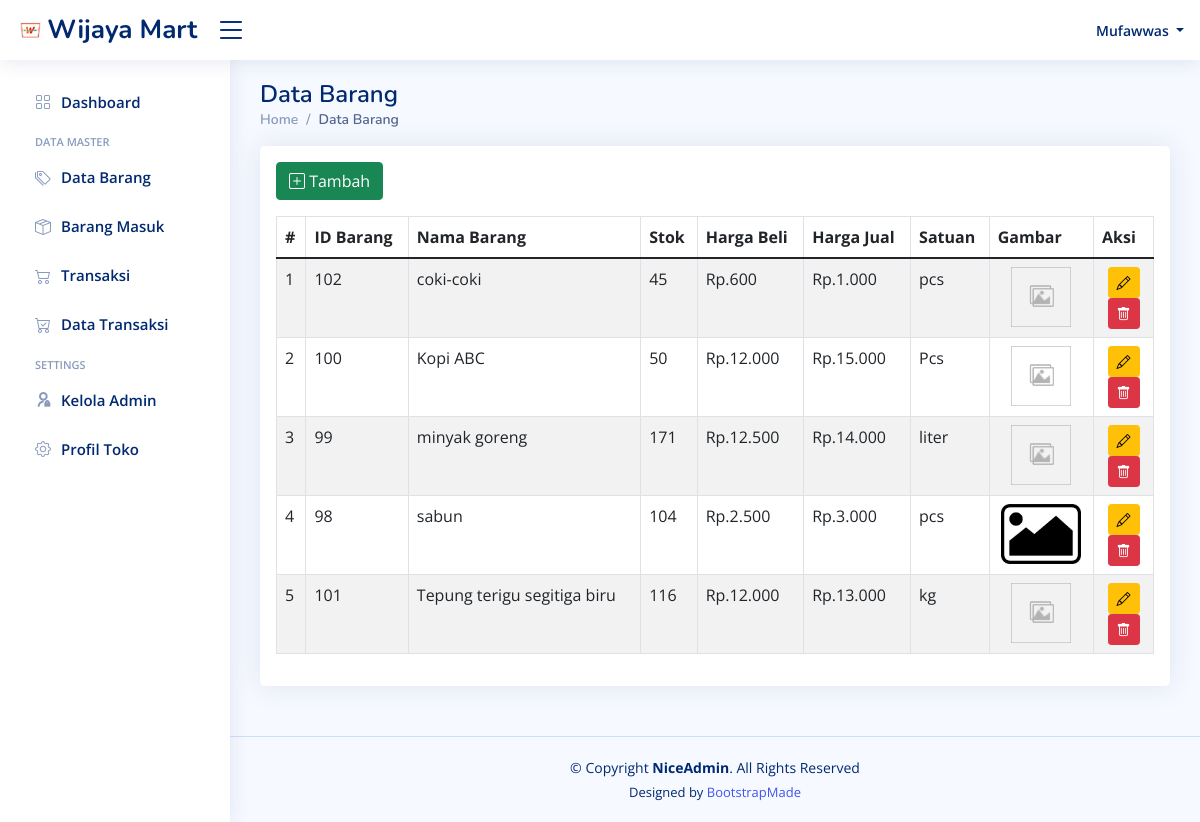
The page /admin/index.php?page=data_barang (signed in) on the database its author committed.
### tables this page shows
CREATE TABLE `profil_toko` (
  `id_profil` int(2) NOT NULL,
  `nama_toko` varchar(50) NOT NULL,
  `alamat` varchar(50) NOT NULL,
  `nama_pemilik` varchar(100) NOT NULL,
  `no_hp` varchar(15) NOT NULL,
  `email` varchar(50) NOT NULL,
  `facebook` varchar(50) NOT NULL,
  `instagram` varchar(50) NOT NULL,
  `logo` varchar(100) NOT NULL
);

CREATE TABLE `tb_barang` (
  `id_barang` int(11) NOT NULL,
  `nama_barang` varchar(50) NOT NULL,
  `stok` int(11) NOT NULL,
  `harga_beli` int(11) NOT NULL,
  `harga_jual` int(11) NOT NULL,
  `satuan` varchar(15) NOT NULL,
  `gambar` varchar(500) NOT NULL
);

### admin/data_barang/data_barang.php (the view, shortened to what this page needs)
<?php
include('config.php');
?>
<main id="main" class="main">
  <div class="pagetitle">
    <h1>Data Barang</h1>
    <nav>
      <ol class="breadcrumb">
        <li class="breadcrumb-item"><a href="index.php">Home</a></li>
        <li class="breadcrumb-item active">Data Barang</li>
      </ol>
    </nav>
  </div>
  <section class="section dashboard">
    <div class="row">
      <div class="col-lg-12">
        <div class="card">
          <div class="card-body">
            <a href="index.php?page=tambah_barang"><button type="submit" name="btntambah" class="btn btn-success" data-bs-toggle="modal" data-bs-target="#basicModal"><span class="bi bi-plus-square">
                  Tambah</span></button></a>
            <div style="position: relative; overflow:auto;">
              <table class="table datatable table-striped table-bordered">
                <thead>
                  <tr>
                    <th scope="col">#</th>
                    <th scope="col">ID Barang</th>
                    <th scope="col">Nama Barang</th>
                    <th scope="col">Stok</th>
                    <th scope="col">Harga Beli</th>
                    <th scope="col">Harga Jual</th>
                    <th scope="col">Satuan</th>
                    <th scope="col">Gambar</th>
                    <th scope="col" style="width: 60px;">Aksi</th>
                  </tr>
                </thead>
                <tbody>
                  <?php
                  $sql = mysqli_query($koneksi, "SELECT * FROM tb_barang ORDER BY nama_barang ASC") or die(mysqli_error($koneksi));
                  if (mysqli_num_rows($sql) > 0) {
                    $no = 1;
                    while ($data = mysqli_fetch_assoc($sql)) :
                      $id_barang = $data['id_barang'];
                      $hbeli = $data['harga_beli'];
                      $hjual = $data['harga_jual'];
                      $harga_beli = number_format($hbeli, 0, ',', '.');
                      $harga_jual = number_format($hjual, 0, ',', '.');
                  ?>
                      <tr style="max-height: 80px">
                        <td>
                          <?php echo ($no); ?>
                        </td>
                        <td>
                          <?php echo ($id_barang); ?>
                        </td>
                        <td>
                          <?php echo $data['nama_barang']; ?>
                        </td>
                        <td>
                          <?php echo $data['stok'] ?>
                        </td>
                        <td>
                          <?php echo "Rp.$harga_beli"; ?>
                        </td>
                        <td>
                          <?php echo "Rp.$harga_jual"; ?>
                        </td>
                        <td>
                          <?php echo $data['satuan']; ?>
                        </td>
                        <td>
                          <center>
                            <?php if ($data['gambar'] == '') {
                              echo '<img src="gambar/pic.png" alt="' . $data['nama_barang'] . '" style="max-height: 60px;"> </td> ';
                            } else {
                              echo '<img src="gambar/' . $data['gambar'] . '" alt="' . $data['nama_barang'] . '" style="max-height: 60px;"></center> </td>
                  ';
                            }
                            ?>
                        <?php
                        echo '
                <td class="text-center">
                <div>
                <a href="index.php?page=edit_barang&id_barang=' . $data['id_barang'] . '" > <button name="btnedit" class="btn btn-warning btn-sm"> <span class="bi bi-pencil"></span> </button></a>
                <a href="index.php?page=hapus_barang&id_barang=' . $data['id_barang'] . '&pic=' . $data['gambar'] . '" class="btn btn-danger btn-sm" onclick="return confirm(\'Yakin ingin menghapus data ini?\')"><span class="bi bi-trash"></span></a>
                </div>
                </td>
                </tr>
                ';
                        $no++;
                      endwhile;
                    }
                        ?>
                </tbody>
              </table>
            </div>
          </div>
        </div>
      </div>
  </section>
</main>

### admin/index.php (shortened to what this page needs)
<?php
include('config.php');
if (!isset($_SESSION['nama'])) {
  if (!isset($_SESSION['id_user'])) {
    echo '<script>
        location.href = "login.php";
        </script>';
  }
} else {
?>
  <!DOCTYPE html>
  <html lang="en">
  <head>
    <?php
    $query = mysqli_query($koneksi, "SELECT * FROM profil_toko");
    while ($data = mysqli_fetch_array($query)) {
      $namatk = $data['nama_toko'];
      $currentImage = $data['logo'];
    }
    ?>
    <link href="assets/vendor/bootstrap/css/bootstrap.min.css" rel="stylesheet">
    <link href="assets/vendor/bootstrap-icons/bootstrap-icons.css" rel="stylesheet">
    <link href="assets/vendor/boxicons/css/boxicons.min.css" rel="stylesheet">
    <link href="assets/vendor/quill/quill.snow.css" rel="stylesheet">
    <link href="assets/vendor/quill/quill.bubble.css" rel="stylesheet">
    <link href="assets/vendor/remixicon/remixicon.css" rel="stylesheet">
    <link href="assets/vendor/simple-datatables/style.css" rel="stylesheet">
    <link href="assets/css/style.css" rel="stylesheet">
  </head>
  <body>
    <header id="header" class="header fixed-top d-flex align-items-center">
      <div class="d-flex align-items-center justify-content-between">
        <a href="index.php" class="logo d-flex align-items-center">
          <img src="logo/<?php echo "$currentImage"; ?>" alt="">
          <span class="d-none d-lg-block">
            <?php echo "$namatk"; ?>
          </span>
        </a>
        <i class="bi bi-list toggle-sidebar-btn"></i>
      </div>
      <nav class="header-nav ms-auto">
        <ul class="d-flex align-items-center">
          <li class="nav-item dropdown pe-3">
            <a class="nav-link nav-profile d-flex align-items-center pe-0" href="#" data-bs-toggle="dropdown">
              <span class="d-none d-md-block dropdown-toggle ps-2">
                <?php echo $_SESSION['nama'] ?>
              </span>
            </a>
          </li>
        </ul>
      </nav>
    </header>
    <aside id="sidebar" class="sidebar">
      <ul class="sidebar-nav" id="sidebar-nav">
        <li class="nav-item">
          <a class="nav-link collapsed" href="index.php">
            <i class="bi bi-grid"></i>
            <span>Dashboard</span>
          </a>
        </li>
        <li class="nav-heading">Data Master</li>
        <li class="nav-item">
          <a class="nav-link collapsed" href="index.php?page=data_barang">
            <i class="bi bi-tags"></i>
            <span>Data Barang</span>
          </a>
        </li>
        <li class="nav-item">
          <a class="nav-link collapsed" href="index.php?page=stok_barang">
            <i class="bi bi-box-seam"></i>
            <span>Barang Masuk</span>
          </a>
        </li>
        <li class="nav-item">
          <a class="nav-link collapsed" href="index.php?page=transaksi">
            <i class="bi bi-cart2"></i>
            <span>Transaksi</span>
          </a>
        </li>
        <li class="nav-item">
          <a class="nav-link collapsed" href="index.php?page=data_transaksi">
            <i class="bi bi-cart-check"></i>
            <span>Data Transaksi</span>
          </a>
        </li>
        <li class="nav-heading">Settings</li>
        <li class="nav-item">
          <a class="nav-link collapsed" href="index.php?page=admin">
            <i class="ri ri-admin-line"></i>
            <span>Kelola Admin</span>
          </a>
        </li>
        <li class="nav-item">
          <a class="nav-link collapsed" href="index.php?page=profil">
            <i class="bi bi-gear"></i>
            <span>Profil Toko</span>
          </a>
        </li>
      </ul>
    </aside>
    <div class="right_col" role="main">
      <?php
      $queries = array();
      parse_str($_SERVER['QUERY_STRING'], $queries);
      switch ($queries['page']) {
        case 'data_barang':
          include 'data_barang/data_barang.php';
          break;
      }
      ?>
      <footer id="footer" class="footer">
        <div class="copyright">
          &copy; Copyright <strong><span>NiceAdmin</span></strong>. All Rights Reserved
        </div>
        <div class="credits">
          Designed by <a href="https://bootstrapmade.com/">BootstrapMade</a>
        </div>
      </footer>
  </body>
  </html>
<?php
}
?>

### admin/assets/css/style.css (style rules this page uses)
:root { scroll-behavior: smooth; }
body { font-family: "Open Sans", sans-serif; background: #f6f9ff; color: #444444; }
a { color: #4154f1; text-decoration: none; }
h1, h2, h3, h4, h5, h6 { font-family: "Nunito", sans-serif; }
#main { margin-top: 60px; padding: 20px 30px; transition: all 0.3s; }
.pagetitle { margin-bottom: 10px; }
.pagetitle h1 { font-size: 24px; margin-bottom: 0; font-weight: 600; color: #012970; }
.card { margin-bottom: 30px; border: none; border-radius: 5px; box-shadow: 0px 0 30px rgba(1, 41, 112, 0.1); }
.breadcrumb { font-size: 14px; font-family: "Nunito", sans-serif; color: #899bbd; font-weight: 600; }
.breadcrumb a { color: #899bbd; transition: 0.3s; }
.breadcrumb .breadcrumb-item::before { color: #899bbd; }
.breadcrumb .active { color: #51678f; font-weight: 600; }
.logo { line-height: 1; }
@media (min-width: 1200px) { .logo { width: 185px; } }
.logo img { max-height: 26px; margin-right: 6px; }
.logo span { font-size: 26px; font-weight: 700; color: #012970; font-family: "Nunito", sans-serif; }
.header { transition: all 0.5s; z-index: 997; height: 60px; box-shadow: 0px 2px 20px rgba(1, 41, 112, 0.1); background-color: #fff; padding-left: 20px; }
.header .toggle-sidebar-btn { font-size: 32px; padding-left: 10px; cursor: pointer; color: #012970; }
.header-nav ul { list-style: none; }
.header-nav > ul { margin: 0; padding: 0; }
.header-nav .nav-profile { color: #012970; }
.header-nav .nav-profile span { font-size: 14px; font-weight: 600; }
.sidebar { position: fixed; top: 60px; left: 0; bottom: 0; width: 230px; z-index: 996; transition: all 0.3s; padding: 20px; overflow-y: auto; scrollbar-width: thin; scrollbar-color: #aab7cf transparent; box-shadow: 0px 0px 20px rgba(1, 41, 112, 0.1); background-color: #fff; }
@media (min-width: 1200px) { #main, #footer { margin-left: 230px; } }
.sidebar-nav { padding: 0; margin: 0; list-style: none; }
.sidebar-nav li { padding: 0; margin: 0; list-style: none; }
.sidebar-nav .nav-item { margin-bottom: 5px; }
.sidebar-nav .nav-heading { font-size: 11px; text-transform: uppercase; color: #899bbd; font-weight: 600; margin: 10px 0 5px 15px; }
.sidebar-nav .nav-link { display: flex; align-items: center; font-size: 15px; font-weight: 600; color: #4154f1; transition: 0.3; background: #f6f9ff; padding: 10px 15px; border-radius: 4px; }
.sidebar-nav .nav-link i { font-size: 16px; margin-right: 10px; color: #4154f1; }
.sidebar-nav .nav-link.collapsed { color: #012970; background: #fff; }
.sidebar-nav .nav-link.collapsed i { color: #899bbd; }
.footer { padding: 20px 0; font-size: 14px; transition: all 0.3s; border-top: 1px solid #cddfff; }
.footer .copyright { text-align: center; color: #012970; }
.footer .credits { padding-top: 5px; text-align: center; font-size: 13px; color: #012970; }

### rows shown on the page
profil_toko: logo (picture), nama_toko "Wijaya Mart"
tb_barang: id_barang "102", nama_barang "coki-coki", stok "45", harga_beli "600", harga_jual "1.000", satuan "pcs"
tb_barang: id_barang "100", nama_barang "Kopi ABC", stok "50", harga_beli "12.000", harga_jual "15.000", satuan "Pcs"
tb_barang: id_barang "99", nama_barang "minyak goreng", stok "171", harga_beli "12.500", harga_jual "14.000", satuan "liter"
tb_barang: id_barang "98", nama_barang "sabun", stok "104", harga_beli "2.500", harga_jual "3.000", satuan "pcs", gambar (picture)
tb_barang: id_barang "101", nama_barang "Tepung terigu segitiga biru", stok "116", harga_beli "12.000", harga_jual "13.000", satuan "kg"

### other values the page prints
$_SESSION['nama'] "Mufawwas"
